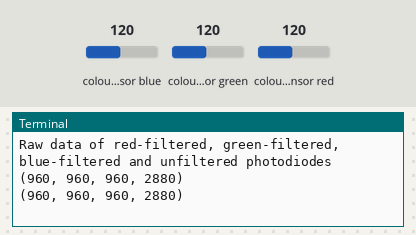
Bench run of a program on a simulated Raspberry Pi (BCM pin numbers) with a Grove Base HAT. On the bench: the last lines printed to the terminal. Inputs (shaded band) come from the test bench; at power-on: colour sensor blue 120, colour sensor green 120, colour sensor red 120. Library files of the repository ran but are not shown: i2c.py.

Above: at 1.2 s.
1.3 s: colour sensor blue set to 5
At 2.6 s:
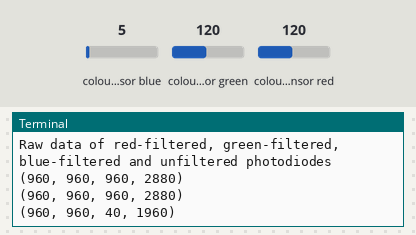
2.8 s: colour sensor green set to 5
At 3.6 s:
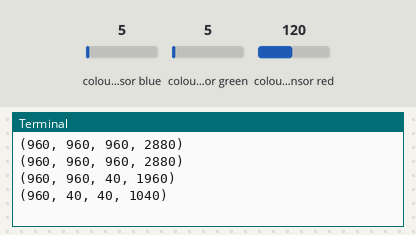
4.3 s: colour sensor red set to 5
At 5.3 s:
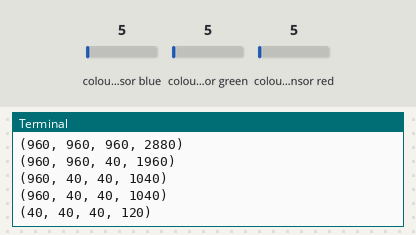
Timing chart, 0 to 7.3 s (numbered marks = the images above; inputs shaded):
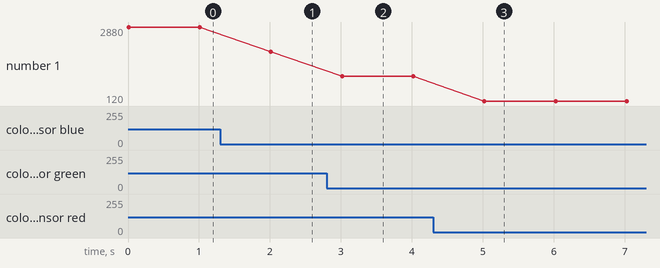

Measured:
- after the input at 1.3 s, the terminal: prints a new line after 0.71 s (image 1)
- after the input at 2.8 s, the terminal: prints a new line after 0.22 s (image 2)
- after the input at 4.3 s, the terminal: prints a new line after 0.72 s (image 3)
- plotted number 1: 2880 → 1960 after the input at 1.3 s, 1960 → 1040 after the input at 2.8 s, 1040 → 120 after the input at 4.3 s

The program:

grove_i2c_color_sensor_v2.py
```python
#!/usr/bin/env python
#
# Library for Grove - I2C Color Sensor V2(https://www.seeedstudio.com/Grove-I2C-Color-Sensor-V2-p-2890.html)
#
# This is the library for Grove Base Hat which used to connect grove sensors for raspberry pi.
#

'''
## License

The MIT License (MIT)

Grove Base Hat for the Raspberry Pi, used to connect grove sensors.
Copyright (C) 2018  Seeed Technology Co.,Ltd.

Permission is hereby granted, free of charge, to any person obtaining a copy
of this software and associated documentation files (the "Software"), to deal
in the Software without restriction, including without limitation the rights
to use, copy, modify, merge, publish, distribute, sublicense, and/or sell
copies of the Software, and to permit persons to whom the Software is
furnished to do so, subject to the following conditions:

The above copyright notice and this permission notice shall be included in
all copies or substantial portions of the Software.

THE SOFTWARE IS PROVIDED "AS IS", WITHOUT WARRANTY OF ANY KIND, EXPRESS OR
IMPLIED, INCLUDING BUT NOT LIMITED TO THE WARRANTIES OF MERCHANTABILITY,
FITNESS FOR A PARTICULAR PURPOSE AND NONINFRINGEMENT. IN NO EVENT SHALL THE
AUTHORS OR COPYRIGHT HOLDERS BE LIABLE FOR ANY CLAIM, DAMAGES OR OTHER
LIABILITY, WHETHER IN AN ACTION OF CONTRACT, TORT OR OTHERWISE, ARISING FROM,
OUT OF OR IN CONNECTION WITH THE SOFTWARE OR THE USE OR OTHER DEALINGS IN
THE SOFTWARE.
'''
import time
from grove.i2c import Bus


_CMD      = 0x80
_AUTO     = 0x20

_ENABLE   = 0x00
_ATIME    = 0x01
_WTIME    = 0x03
_AILT     = 0x04
_AIHT     = 0x06
_PERS     = 0x0C
_CONFIG   = 0x0D
_CONTROL  = 0x0F
_ID       = 0x12
_STATUS   = 0x13
_CDATA    = 0x14
_RDATA    = 0x16
_GDATA    = 0x18
_BDATA    = 0x1A

_AIEN       = 0x10
_WEN        = 0x08
_AEN        = 0x02
_PON        = 0x01

_GAINS  = (1, 4, 16, 60)


class GroveI2cColorSensorV2:
    """Driver for Grove I2C Color Sensor (TCS34725)"""

    def __init__(self, bus=1, address=0x29):
        self.address = address
        self.bus = Bus(bus)

        self.awake = False

        if self.id not in (0x44, 0x4D):
            raise ValueError('Not find a Grove I2C Color Sensor V2')

        self.set_integration_time(24)
        self.set_gain(4)

    def wakeup(self):
        enable = self._read_byte(_ENABLE)
        self._write_byte(_ENABLE, enable | _PON | _AEN)
        time.sleep(0.0024)

        self.awake = True

    def sleep(self):
        enable = self._read_byte(_ENABLE)
        self._write_byte(_ENABLE, enable & ~_PON)

        self.awake = False

    def is_awake(self):
        return self._read_byte(_ENABLE) & _PON

    def set_wait_time(self, t):
        pass

    @property
    def id(self):
        return self._read_byte(_ID)

    @property
    def integration_time(self):
        steps = 256 - self._read_byte(_ATIME)
        return steps * 2.4

    def set_integration_time(self, t):
        """Set the integration time of the sensor"""
        if t < 2.4:
            t = 2.4
        elif t > 614.4:
            t = 614.4

        steps = int(t / 2.4)
        self._integration_time = steps * 2.4
        self._write_byte(_ATIME, 256 - steps)

    @property
    def gain(self):
        """The gain control. Should be 1, 4, 16, or 60.
        """
        return _GAINS[self._read_byte(_CONTROL)]

    def set_gain(self, gain):
        if gain in _GAINS:
            self._write_byte(_CONTROL, _GAINS.index(gain))

    @property
    def raw(self):
        """Read RGBC registers
        return 16 bits red, green, blue and clear data
        """

        if not self.awake:
            self.wakeup()

        while not self._valid():
            time.sleep(0.0024)

        data = tuple(self._read_word(reg) for reg in (_RDATA, _GDATA, _BDATA, _CDATA))
        return data

    @property
    def rgb(self):
        """Read the RGB color detected by the sensor.  Returns a 3-tuple of
        red, green, blue component values as bytes (0-255).
        """
        r, g, b, clear = self.raw
        if clear:
            r = int(255 * r / clear)
            g = int(255 * g / clear)
            b = int(255 * b / clear)
        else:
            r, g, b = 0, 0, 0
        return r, g, b

    def _valid(self):
        """Check if RGBC is valid"""
        return self._read_byte(_STATUS) & 0x01

    def _read_byte(self, address):
        command = _CMD | address
        return self.bus.read_byte_data(self.address, command)

    def _read_word(self, address):
        command = _CMD | _AUTO | address
        return self.bus.read_word_data(self.address, command)

    def _write_byte(self, address, data):
        command = _CMD | address
        self.bus.write_byte_data(self.address, command, data)

    def _write_word(self, address, data):
        command = _CMD | _AUTO | address
        data = [(data >> 8) & 0xFF, data & 0xFF]
        self.bus.write_i2c_block_data(self.address, command, data)


Grove = GroveI2cColorSensorV2


def main():
    sensor = GroveI2cColorSensorV2()

    print('Raw data of red-filtered, green-filtered, blue-filtered and unfiltered photodiodes')
    while True:
        # r, g, b = sensor.rgb
        r, g, b, clear = sensor.raw
        print((r, g, b, clear))
        time.sleep(1.0)

if __name__ == '__main__':
    main()
```
